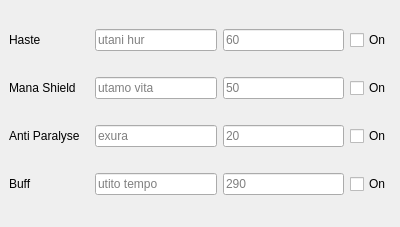
<?xml version="1.0" encoding="UTF-8"?>
<ui version="4.0">
 <class>Miscellaneous_View</class>
 <widget class="QMainWindow" name="Miscellaneous_View">
  <property name="geometry">
   <rect>
    <x>0</x>
    <y>0</y>
    <width>400</width>
    <height>227</height>
   </rect>
  </property>
  <property name="windowTitle">
   <string>Miscellaneous</string>
  </property>
  <widget class="QWidget" name="centralwidget">
   <layout class="QGridLayout" name="gridLayout">
    <item row="0" column="0">
     <layout class="QHBoxLayout" name="horizontalLayout">
      <item>
       <widget class="QLabel" name="label">
        <property name="minimumSize">
         <size>
          <width>80</width>
          <height>0</height>
         </size>
        </property>
        <property name="text">
         <string>Haste</string>
        </property>
       </widget>
      </item>
      <item>
       <widget class="QLineEdit" name="hasteName_lineEdit">
        <property name="placeholderText">
         <string>utani hur</string>
        </property>
       </widget>
      </item>
      <item>
       <widget class="QLineEdit" name="lineEdit">
        <property name="inputMethodHints">
         <set>Qt::InputMethodHint::ImhDigitsOnly|Qt::InputMethodHint::ImhFormattedNumbersOnly|Qt::InputMethodHint::ImhLowercaseOnly</set>
        </property>
        <property name="placeholderText">
         <string>60</string>
        </property>
       </widget>
      </item>
      <item>
       <widget class="QCheckBox" name="haste_checkBox">
        <property name="text">
         <string>On</string>
        </property>
       </widget>
      </item>
     </layout>
    </item>
    <item row="1" column="0">
     <layout class="QHBoxLayout" name="horizontalLayout_2">
      <item>
       <widget class="QLabel" name="label_2">
        <property name="minimumSize">
         <size>
          <width>80</width>
          <height>0</height>
         </size>
        </property>
        <property name="text">
         <string>Mana Shield</string>
        </property>
       </widget>
      </item>
      <item>
       <widget class="QLineEdit" name="shield_lineEdit">
        <property name="placeholderText">
         <string>utamo vita</string>
        </property>
       </widget>
      </item>
      <item>
       <widget class="QLineEdit" name="shieldMana_lineEdit">
        <property name="inputMethodHints">
         <set>Qt::InputMethodHint::ImhDigitsOnly|Qt::InputMethodHint::ImhPreferNumbers</set>
        </property>
        <property name="placeholderText">
         <string>50</string>
        </property>
       </widget>
      </item>
      <item>
       <widget class="QCheckBox" name="shield_checkBox">
        <property name="text">
         <string>On</string>
        </property>
       </widget>
      </item>
     </layout>
    </item>
    <item row="2" column="0">
     <layout class="QHBoxLayout" name="horizontalLayout_3">
      <item>
       <widget class="QLabel" name="label_3">
        <property name="minimumSize">
         <size>
          <width>80</width>
          <height>0</height>
         </size>
        </property>
        <property name="text">
         <string>Anti Paralyse</string>
        </property>
       </widget>
      </item>
      <item>
       <widget class="QLineEdit" name="paralName_lineEdit">
        <property name="placeholderText">
         <string>exura</string>
        </property>
       </widget>
      </item>
      <item>
       <widget class="QLineEdit" name="paralMana_lineEdit">
        <property name="inputMethodHints">
         <set>Qt::InputMethodHint::ImhDigitsOnly</set>
        </property>
        <property name="placeholderText">
         <string>20</string>
        </property>
       </widget>
      </item>
      <item>
       <widget class="QCheckBox" name="paral_checkBox">
        <property name="text">
         <string>On</string>
        </property>
       </widget>
      </item>
     </layout>
    </item>
    <item row="3" column="0">
     <layout class="QHBoxLayout" name="horizontalLayout_5">
      <item>
       <widget class="QLabel" name="label_5">
        <property name="minimumSize">
         <size>
          <width>80</width>
          <height>0</height>
         </size>
        </property>
        <property name="text">
         <string>Buff</string>
        </property>
       </widget>
      </item>
      <item>
       <widget class="QLineEdit" name="buffName_lineEdit">
        <property name="placeholderText">
         <string>utito tempo</string>
        </property>
       </widget>
      </item>
      <item>
       <widget class="QLineEdit" name="buffMana_lineEdit">
        <property name="inputMethodHints">
         <set>Qt::InputMethodHint::ImhDigitsOnly|Qt::InputMethodHint::ImhLowercaseOnly|Qt::InputMethodHint::ImhPreferLatin</set>
        </property>
        <property name="text">
         <string/>
        </property>
        <property name="placeholderText">
         <string>290</string>
        </property>
       </widget>
      </item>
      <item>
       <widget class="QCheckBox" name="buff_checkBox">
        <property name="text">
         <string>On</string>
        </property>
       </widget>
      </item>
     </layout>
    </item>
   </layout>
  </widget>
 </widget>
 <resources/>
 <connections/>
</ui>
